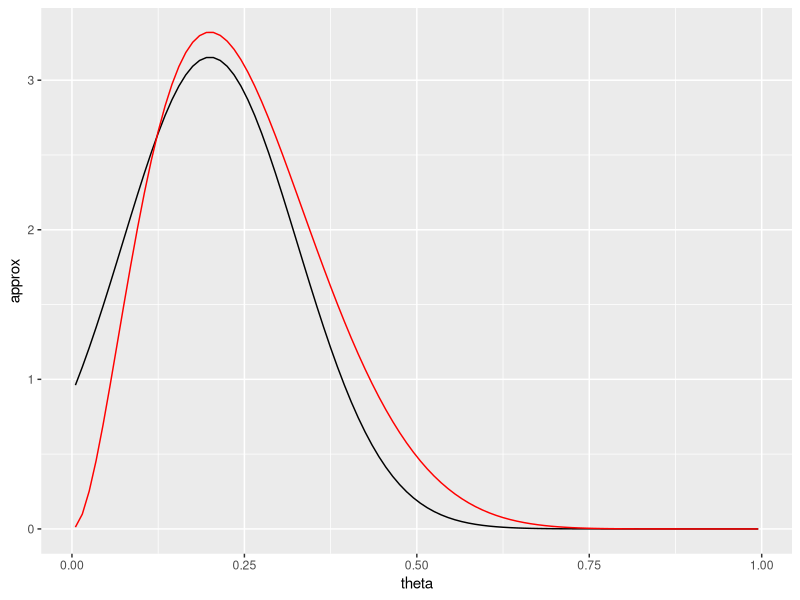
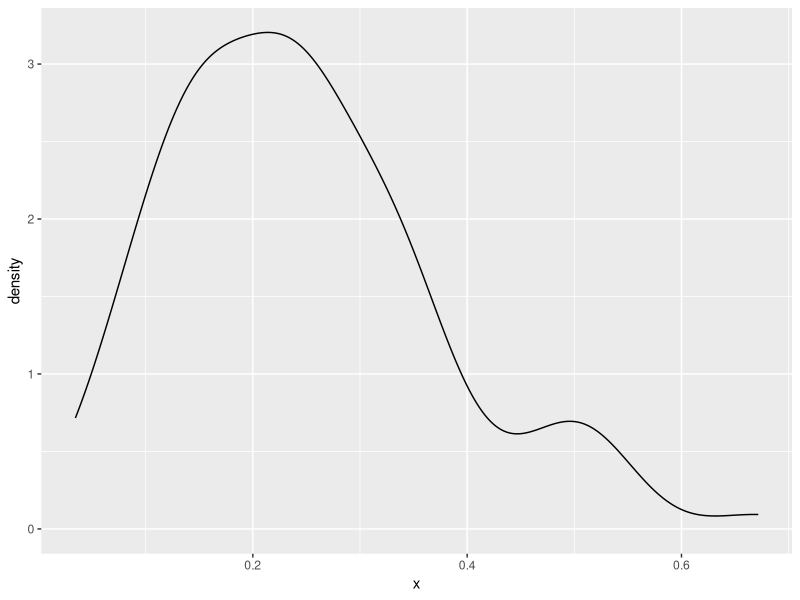

Recreate these plots in R, in order.
## ---- chunk 1
smpls <- c("L", "W", "L", "L", "L", "L", "L", "L", "L", "W")
## ---- chunk 2
y <- sum(smpls == "W")
n <- length(smpls)
## ---- chunk 3
prior <- list(a = 1, b = 1)
## ---- chunk 4
posterior <- list(a = prior$a + y,  b = prior$b + n - y)
## ---- chunk 5
library("tidyverse")
grid <- tibble(
  theta = seq(0, 1, length.out = 10),
  prior = dbeta(theta, shape1 = prior$a, shape2 = prior$b),
  likelihood = dbinom(y, size = n, prob = theta)) %>%
  mutate(posterior_unst = prior * likelihood,
         posterior = posterior_unst / sum(posterior_unst))

## ---- chunk 6
calc_posterior <- function(par) {
  lprior <- dbeta(par, prior$a, prior$b, log = TRUE)
  lpost <- dbinom(y, size = n, prob = par, log = TRUE)
  - (lprior + lpost)
}
## ---- chunk 7
ret <- optim(0.5, fn = calc_posterior, hessian = TRUE, method = "Brent",
             lower = 0, upper = 1)
## ---- chunk 8
theta_max <- ret$par
theta_var <- 1 / drop(ret$hessian)
## ---- chunk 9
tibble(
  theta = ppoints(100),
  approx = dnorm(theta, theta_max, sqrt(theta_var)),
  actual = dbeta(theta, shape1 = posterior$a, shape2 = posterior$b)
) %>%
  ggplot(aes(x = theta)) +
  geom_line(aes(y = approx)) +
  geom_line(aes(y = actual), colour = "red")
## ---- chunk 10
p <- runif(100)
post_inverse <- qbeta(p, shape1 = posterior$a, shape2 = posterior$b)

ggplot(tibble(x = post_inverse), aes(x = x)) +
  geom_density()
## ---- chunk 11
theta_grid <- seq(0, 1, length.out = 512)
w <- dbeta(theta_grid, prior$a, prior$b) * dbinom(y, size = n, prob = theta_grid)
theta_direct <- sample(theta_grid, size = 512, replace = TRUE, prob = w)
## ---- chunk 12
mean(theta_direct)
## ---- chunk 13
S <- 512
theta <- rbeta(S, prior$a, prior$b)
w <- dbinom(y, size = n, prob = theta)
## ---- chunk 14
sum(theta * w) / sum(w)
## ---- chunk 15
w_tilde <- w / sum(w)
1 / sum(w_tilde^2)
## ---- chunk 16
S2 <- 256
post_sir1 <- sample(theta, replace = TRUE, prob = w)
## ---- chunk 17
post_sir2 <- sample(theta, size = S, replace = TRUE, prob = w)
## ---- chunk 18
x <- rnorm(1024, 0, 1) ^ 2
## ---- chunk 19
mean(x)
## ---- chunk 20
sd(x) / sqrt(length(x))
